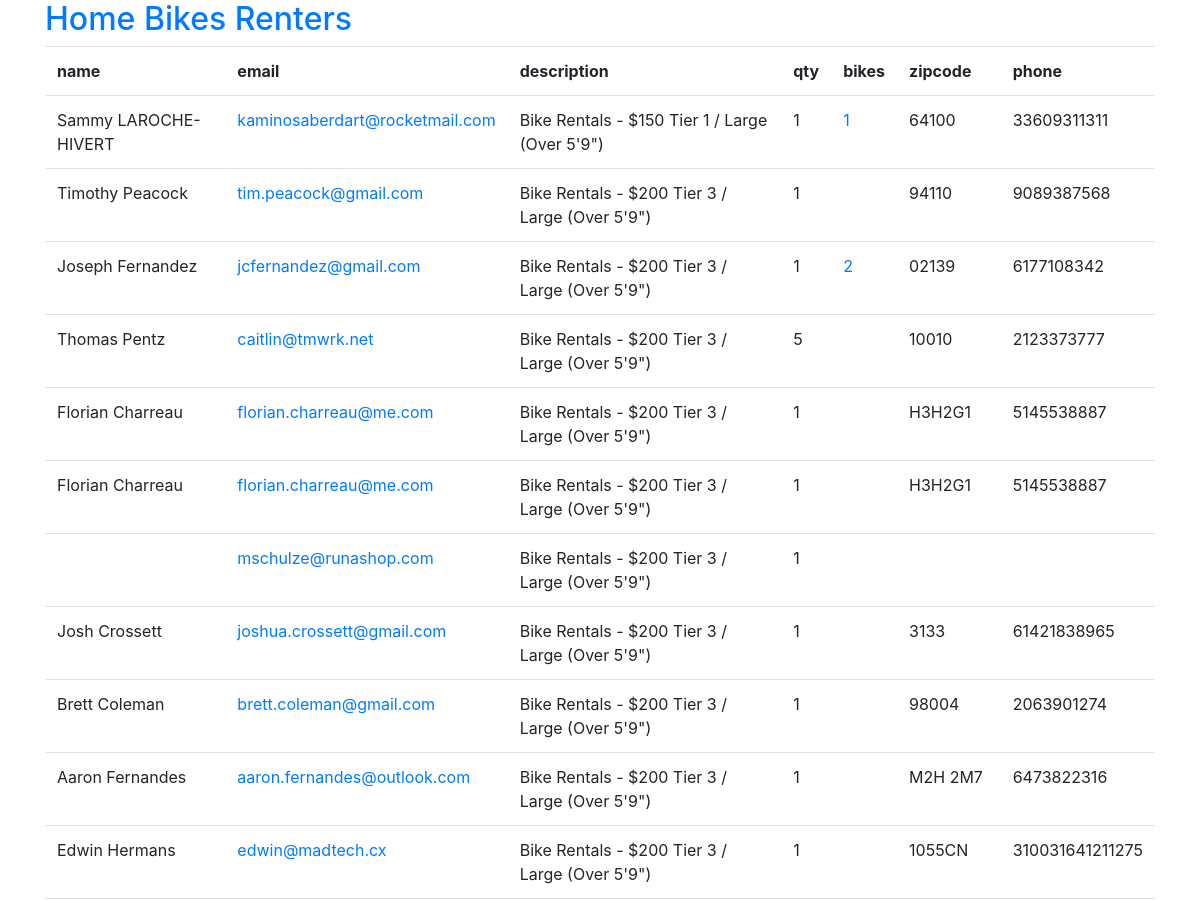
Before: /renters (upper part) with the older database file.
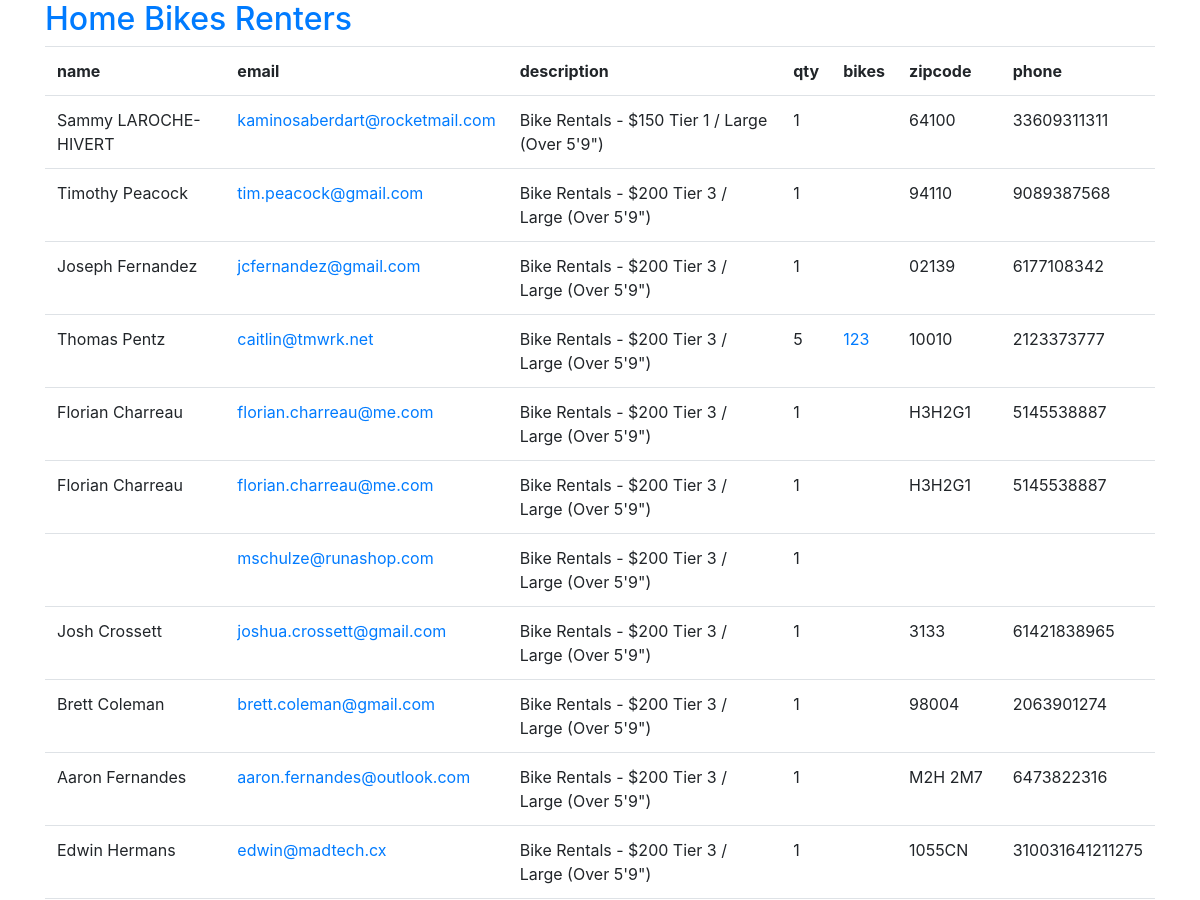
After: the same page with the newer database file.
### bike/models.py (models this page shows, shortened)
class Renter(Base):
  __tablename__ = 'renter'
  id = Column(Integer, primary_key=True)
  name = Column(String(255), unique=False)
  email = Column(String(255), unique=False)
  code = Column(String(255), unique=True)
  bikes = relationship('Bike', backref=backref('renter'))
  zipcode = Column(String(255))
  phone = Column(String(255))
  desc = Column(String)
  qty = Column(Integer)

class Bike(Base):
  __tablename__ = 'bike'
  id = Column(Integer, primary_key=True)
  renter_id = Column(Integer, ForeignKey('renter.id'))
  code = Column(String(255), unique=True)
  comment = Column(String)

### bike/views.py (the view)
@app.route('/renters')
def renters():
  return render_template('renters.html', renters=db.query(Renter))

### bike/__init__.py (called while the page is built)
@app.teardown_appcontext
def shutdown_session(exception=None):
  db.remove()

### bike/templates/renters.html
{% extends "base.html" %}
{% block content %}
<table class="table table-hover">
  <tr><th>name</th><th>email</th><th>description</th><th>qty</th><th>bikes</th><th>zipcode</th><th>phone</th></tr>
  {% for renter in renters %}
  <tr><td>{{renter.name}}</td><td><a href="{{url_for('renter', email=renter.email)}}">{{renter.email}}</a></td><td>{{renter.desc}}</td><td>{{renter.qty}}</td><td>{% for bike in renter.bikes %}<a href="{{url_for('bike', code=bike.code)}}">{{bike.code}}</a>{% endfor %}</td><td>{{renter.zipcode}}</td><td>{{renter.phone}}</tr>
  {% endfor %}
</table>
{% endblock %}

### bike/templates/base.html (shortened to what this page needs)
<!DOCTYPE html>
<html lang="en">
  <head>
    <link href="{{url_for('static', filename='css/bootstrap.css')}}" rel="stylesheet" media="screen">
  </head>
  <body>
    {%- block topbar -%}
    <div class="topbar">
      <div class="fill">
        <div class="container">
          <h2>
              <a href="/" class="brand">Home</a>
              <a href="/bikes" class="brand">Bikes</a>
              <a href="/renters" class="brand">Renters</a>
          </h2>
        </div>
      </div>
    </div>
    {%- endblock -%}
    <div class="container">
      <div class="content">
        {% block content %}{% endblock %}
      </div>
    </div>
  </body>
</html>

Changed rows visible on the page:
changed Renter "Sammy LAROCHE-HIVERT": loses Bike (code "1")
changed Renter "Joseph Fernandez": loses Bike (code "2")
changed Renter "Thomas Pentz": gains Bike (code "3"); gains Bike (code "1"); gains Bike (code "2")
